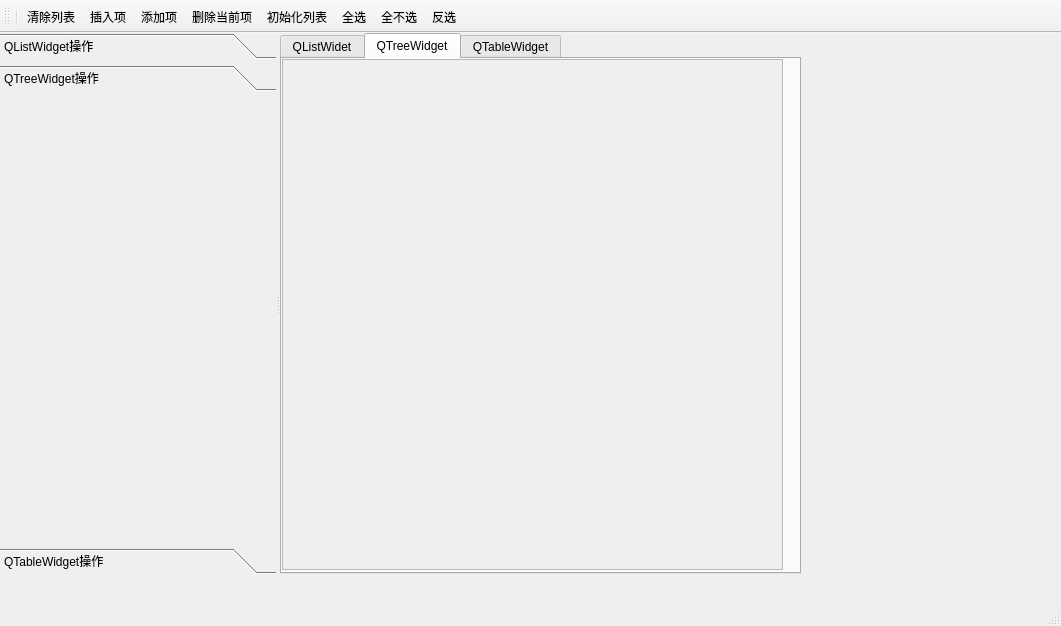
<?xml version="1.0" encoding="UTF-8"?>
<ui version="4.0">
 <class>MainWindow</class>
 <widget class="QMainWindow" name="MainWindow">
  <property name="geometry">
   <rect>
    <x>0</x>
    <y>0</y>
    <width>1061</width>
    <height>626</height>
   </rect>
  </property>
  <property name="windowTitle">
   <string>MainWindow</string>
  </property>
  <widget class="QWidget" name="centralwidget">
   <widget class="QSplitter" name="splitter">
    <property name="geometry">
     <rect>
      <x>0</x>
      <y>0</y>
      <width>801</width>
      <height>541</height>
     </rect>
    </property>
    <property name="orientation">
     <enum>Qt::Horizontal</enum>
    </property>
    <widget class="QToolBox" name="toolBox">
     <property name="currentIndex">
      <number>1</number>
     </property>
     <widget class="QWidget" name="page">
      <property name="geometry">
       <rect>
        <x>0</x>
        <y>0</y>
        <width>324</width>
        <height>436</height>
       </rect>
      </property>
      <attribute name="label">
       <string>QListWidget操作</string>
      </attribute>
      <widget class="QToolButton" name="ListInitTbtn">
       <property name="geometry">
        <rect>
         <x>30</x>
         <y>20</y>
         <width>151</width>
         <height>22</height>
        </rect>
       </property>
       <property name="text">
        <string>tBtnListInit</string>
       </property>
      </widget>
      <widget class="QToolButton" name="ListClearTbtn">
       <property name="geometry">
        <rect>
         <x>30</x>
         <y>70</y>
         <width>151</width>
         <height>22</height>
        </rect>
       </property>
       <property name="text">
        <string>tBtnListClear</string>
       </property>
      </widget>
      <widget class="QToolButton" name="ListInsertTbtn">
       <property name="geometry">
        <rect>
         <x>30</x>
         <y>120</y>
         <width>151</width>
         <height>22</height>
        </rect>
       </property>
       <property name="text">
        <string>tBtnListInsert</string>
       </property>
      </widget>
      <widget class="QToolButton" name="listAppendTbtn">
       <property name="geometry">
        <rect>
         <x>30</x>
         <y>170</y>
         <width>151</width>
         <height>22</height>
        </rect>
       </property>
       <property name="text">
        <string>tBtnListAppend</string>
       </property>
      </widget>
      <widget class="QToolButton" name="listDelTbtn">
       <property name="geometry">
        <rect>
         <x>30</x>
         <y>230</y>
         <width>151</width>
         <height>22</height>
        </rect>
       </property>
       <property name="text">
        <string>tBtnListDelete</string>
       </property>
      </widget>
     </widget>
     <widget class="QWidget" name="page_3">
      <property name="geometry">
       <rect>
        <x>0</x>
        <y>0</y>
        <width>324</width>
        <height>436</height>
       </rect>
      </property>
      <attribute name="label">
       <string>QTreeWidget操作</string>
      </attribute>
     </widget>
     <widget class="QWidget" name="page_2">
      <property name="geometry">
       <rect>
        <x>0</x>
        <y>0</y>
        <width>324</width>
        <height>436</height>
       </rect>
      </property>
      <attribute name="label">
       <string>QTableWidget操作</string>
      </attribute>
     </widget>
    </widget>
    <widget class="QTabWidget" name="tabWidget">
     <property name="currentIndex">
      <number>1</number>
     </property>
     <widget class="QWidget" name="tab">
      <attribute name="title">
       <string>QListWidet</string>
      </attribute>
      <widget class="QListWidget" name="listWidget">
       <property name="geometry">
        <rect>
         <x>10</x>
         <y>180</y>
         <width>551</width>
         <height>331</height>
        </rect>
       </property>
       <item>
        <property name="text">
         <string>Item1</string>
        </property>
        <property name="checkState">
         <enum>Unchecked</enum>
        </property>
        <property name="flags">
         <set>ItemIsSelectable|ItemIsEditable|ItemIsDragEnabled|ItemIsUserCheckable|ItemIsEnabled</set>
        </property>
       </item>
       <item>
        <property name="text">
         <string>Item2</string>
        </property>
        <property name="checkState">
         <enum>Unchecked</enum>
        </property>
        <property name="flags">
         <set>ItemIsSelectable|ItemIsEditable|ItemIsDragEnabled|ItemIsUserCheckable|ItemIsEnabled</set>
        </property>
       </item>
      </widget>
      <widget class="QLabel" name="label">
       <property name="geometry">
        <rect>
         <x>30</x>
         <y>20</y>
         <width>61</width>
         <height>16</height>
        </rect>
       </property>
       <property name="text">
        <string>当前变化项</string>
       </property>
      </widget>
      <widget class="QLineEdit" name="lineEdit">
       <property name="geometry">
        <rect>
         <x>100</x>
         <y>20</y>
         <width>201</width>
         <height>21</height>
        </rect>
       </property>
      </widget>
      <widget class="QCheckBox" name="checkBox">
       <property name="geometry">
        <rect>
         <x>390</x>
         <y>20</y>
         <width>80</width>
         <height>20</height>
        </rect>
       </property>
       <property name="text">
        <string>可编辑</string>
       </property>
      </widget>
      <widget class="QToolButton" name="selectItemTbtn">
       <property name="geometry">
        <rect>
         <x>30</x>
         <y>70</y>
         <width>161</width>
         <height>22</height>
        </rect>
       </property>
       <property name="text">
        <string>tBtnSelectItem</string>
       </property>
      </widget>
      <widget class="QToolButton" name="selectAllTbtn">
       <property name="geometry">
        <rect>
         <x>290</x>
         <y>70</y>
         <width>161</width>
         <height>22</height>
        </rect>
       </property>
       <property name="text">
        <string>tBtnSelectAll</string>
       </property>
      </widget>
      <widget class="QToolButton" name="selectNoneTbtn">
       <property name="geometry">
        <rect>
         <x>30</x>
         <y>120</y>
         <width>161</width>
         <height>22</height>
        </rect>
       </property>
       <property name="text">
        <string>tBtnSelectNone</string>
       </property>
      </widget>
      <widget class="QToolButton" name="selectInvsTbtn">
       <property name="geometry">
        <rect>
         <x>290</x>
         <y>120</y>
         <width>161</width>
         <height>22</height>
        </rect>
       </property>
       <property name="text">
        <string>tBtnSelectInvs</string>
       </property>
      </widget>
     </widget>
     <widget class="QWidget" name="tab_2">
      <attribute name="title">
       <string>QTreeWidget</string>
      </attribute>
      <widget class="QScrollArea" name="scrollArea">
       <property name="geometry">
        <rect>
         <x>0</x>
         <y>0</y>
         <width>501</width>
         <height>511</height>
        </rect>
       </property>
       <property name="widgetResizable">
        <bool>true</bool>
       </property>
       <widget class="QWidget" name="scrollAreaWidgetContents">
        <property name="geometry">
         <rect>
          <x>0</x>
          <y>0</y>
          <width>499</width>
          <height>509</height>
         </rect>
        </property>
        <widget class="QLabel" name="label_2">
         <property name="geometry">
          <rect>
           <x>10</x>
           <y>20</y>
           <width>471</width>
           <height>481</height>
          </rect>
         </property>
         <property name="text">
          <string>&lt;html&gt;&lt;head/&gt;&lt;body&gt;&lt;p&gt;&lt;br/&gt;&lt;/p&gt;&lt;/body&gt;&lt;/html&gt;</string>
         </property>
         <property name="wordWrap">
          <bool>false</bool>
         </property>
         <property name="margin">
          <number>0</number>
         </property>
        </widget>
       </widget>
      </widget>
     </widget>
     <widget class="QWidget" name="tab_3">
      <attribute name="title">
       <string>QTableWidget</string>
      </attribute>
      <widget class="QTableWidget" name="tableWidget">
       <property name="geometry">
        <rect>
         <x>10</x>
         <y>60</y>
         <width>501</width>
         <height>381</height>
        </rect>
       </property>
      </widget>
     </widget>
    </widget>
   </widget>
  </widget>
  <widget class="QMenuBar" name="menubar">
   <property name="geometry">
    <rect>
     <x>0</x>
     <y>0</y>
     <width>1061</width>
     <height>26</height>
    </rect>
   </property>
  </widget>
  <widget class="QStatusBar" name="statusbar"/>
  <widget class="QToolBar" name="toolBar">
   <property name="windowTitle">
    <string>toolBar</string>
   </property>
   <attribute name="toolBarArea">
    <enum>TopToolBarArea</enum>
   </attribute>
   <attribute name="toolBarBreak">
    <bool>false</bool>
   </attribute>
   <addaction name="separator"/>
   <addaction name="actClearList"/>
   <addaction name="actInsertItem"/>
   <addaction name="actAddItem"/>
   <addaction name="actDelCurItem"/>
   <addaction name="actInitList"/>
   <addaction name="actSelectAll"/>
   <addaction name="actSelectNone"/>
   <addaction name="actSelectInvs"/>
  </widget>
  <action name="actInitList">
   <property name="icon">
    <iconset>
     <normaloff>Icon/initialization.png</normaloff>Icon/initialization.png</iconset>
   </property>
   <property name="text">
    <string>初始化列表</string>
   </property>
  </action>
  <action name="actClearList">
   <property name="icon">
    <iconset resource="../QTreeWidgetAndQDockWidget/res.qrc">
     <normaloff>:/images/Icon/clear.png</normaloff>:/images/Icon/clear.png</iconset>
   </property>
   <property name="text">
    <string>清除列表</string>
   </property>
  </action>
  <action name="actInsertItem">
   <property name="icon">
    <iconset resource="../QTreeWidgetAndQDockWidget/res.qrc">
     <normaloff>:/images/Icon/insert.png</normaloff>:/images/Icon/insert.png</iconset>
   </property>
   <property name="text">
    <string>插入项</string>
   </property>
   <property name="toolTip">
    <string>插入项</string>
   </property>
  </action>
  <action name="actAddItem">
   <property name="icon">
    <iconset resource="../QTreeWidgetAndQDockWidget/res.qrc">
     <normaloff>:/images/Icon/add.png</normaloff>:/images/Icon/add.png</iconset>
   </property>
   <property name="text">
    <string>添加项</string>
   </property>
   <property name="toolTip">
    <string>添加项</string>
   </property>
  </action>
  <action name="actDelCurItem">
   <property name="icon">
    <iconset resource="../QTreeWidgetAndQDockWidget/res.qrc">
     <normaloff>:/images/Icon/delete-fill.png</normaloff>:/images/Icon/delete-fill.png</iconset>
   </property>
   <property name="text">
    <string>删除当前项</string>
   </property>
  </action>
  <action name="actSelectAll">
   <property name="icon">
    <iconset resource="../QTreeWidgetAndQDockWidget/res.qrc">
     <normaloff>:/images/Icon/select-all.png</normaloff>:/images/Icon/select-all.png</iconset>
   </property>
   <property name="text">
    <string>全选</string>
   </property>
  </action>
  <action name="actSelectNone">
   <property name="icon">
    <iconset resource="../QTreeWidgetAndQDockWidget/res.qrc">
     <normaloff>:/images/Icon/all_noselects.png</normaloff>:/images/Icon/all_noselects.png</iconset>
   </property>
   <property name="text">
    <string>全不选</string>
   </property>
  </action>
  <action name="actSelectInvs">
   <property name="icon">
    <iconset resource="../QTreeWidgetAndQDockWidget/res.qrc">
     <normaloff>:/images/Icon/selectInvs.png</normaloff>:/images/Icon/selectInvs.png</iconset>
   </property>
   <property name="text">
    <string>反选</string>
   </property>
  </action>
  <action name="actQuit">
   <property name="icon">
    <iconset resource="../QTreeWidgetAndQDockWidget/res.qrc">
     <normaloff>:/images/Icon/exit.png</normaloff>:/images/Icon/exit.png</iconset>
   </property>
   <property name="text">
    <string>退出</string>
   </property>
  </action>
  <action name="actSelPopMenu">
   <property name="text">
    <string>项选择</string>
   </property>
  </action>
  <action name="actAddFolder">
   <property name="text">
    <string>添加目录</string>
   </property>
   <property name="toolTip">
    <string>添加目录</string>
   </property>
  </action>
  <action name="actAddFile">
   <property name="text">
    <string>添加文件</string>
   </property>
  </action>
  <action name="actZoomIn">
   <property name="text">
    <string>放大</string>
   </property>
  </action>
  <action name="actZoomOut">
   <property name="text">
    <string>缩小</string>
   </property>
  </action>
  <action name="actZoomRealSize">
   <property name="text">
    <string>实际大小</string>
   </property>
  </action>
  <action name="actDelNode">
   <property name="text">
    <string>删除结点</string>
   </property>
  </action>
  <action name="actZoomFitH">
   <property name="text">
    <string>适合高度</string>
   </property>
  </action>
  <action name="actScanNodes">
   <property name="text">
    <string>遍历结点</string>
   </property>
  </action>
  <action name="actDockVisible">
   <property name="text">
    <string>窗体可见</string>
   </property>
  </action>
  <action name="actDockFloat">
   <property name="text">
    <string>窗体浮动</string>
   </property>
  </action>
 </widget>
 <resources/>
 <connections>
  <connection>
   <sender>actSelPopMenu</sender>
   <signal>triggered()</signal>
   <receiver>actSelectInvs</receiver>
   <slot>trigger()</slot>
   <hints>
    <hint type="sourcelabel">
     <x>-1</x>
     <y>-1</y>
    </hint>
    <hint type="destinationlabel">
     <x>-1</x>
     <y>-1</y>
    </hint>
   </hints>
  </connection>
  <connection>
   <sender>actQuit</sender>
   <signal>triggered()</signal>
   <receiver>MainWindow</receiver>
   <slot>close()</slot>
   <hints>
    <hint type="sourcelabel">
     <x>-1</x>
     <y>-1</y>
    </hint>
    <hint type="destinationlabel">
     <x>399</x>
     <y>299</y>
    </hint>
   </hints>
  </connection>
 </connections>
</ui>
